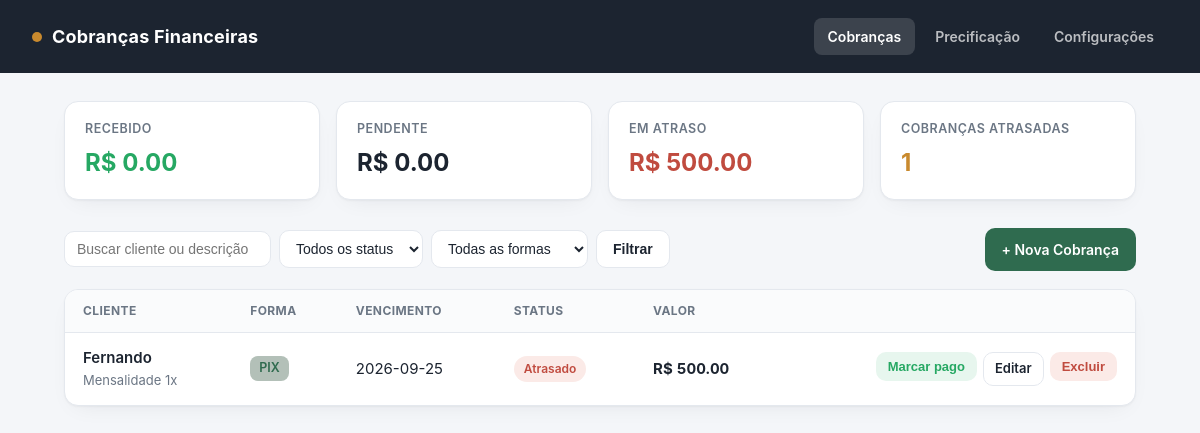
Before: / with the older database file.
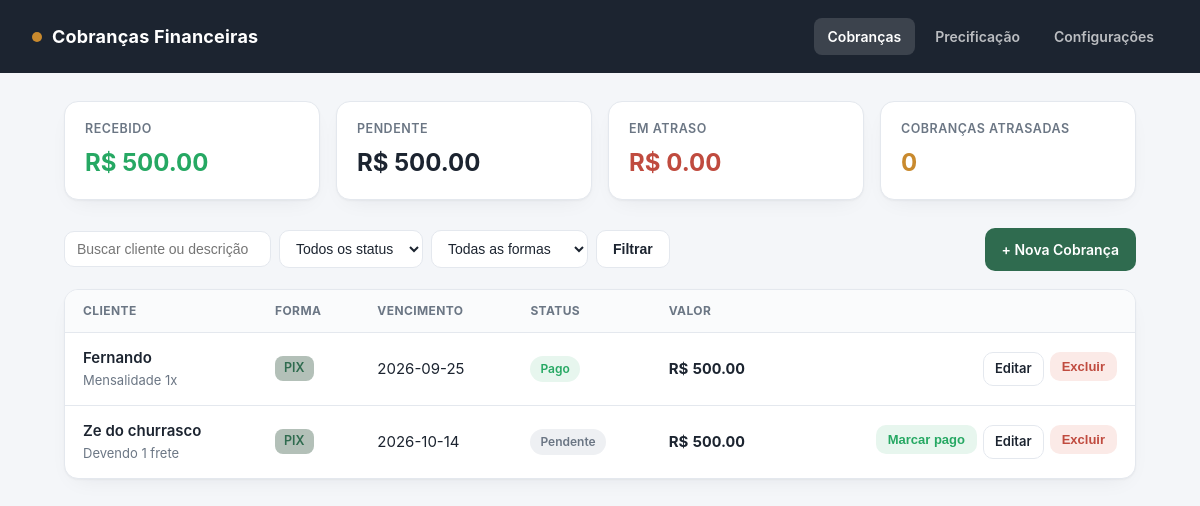
After: the same page with the newer database file.
### tables this page shows
CREATE TABLE cobrancas (
            id INTEGER PRIMARY KEY AUTOINCREMENT,
            cliente TEXT NOT NULL,
            descricao TEXT NOT NULL,
            valor REAL NOT NULL,
            forma_pagamento TEXT NOT NULL,
            status TEXT NOT NULL DEFAULT 'pendente',
            data_vencimento TEXT NOT NULL,
            data_pagamento TEXT,
            observacoes TEXT
        );

### app.py (the view)
@app.route("/")
def index():
    conn = get_db()
    _atualizar_atrasadas(conn)
    filtro_status = request.args.get("status", "")
    filtro_forma = request.args.get("forma", "")
    busca = request.args.get("busca", "").strip()
    query = "SELECT * FROM cobrancas WHERE 1=1"
    params = []
    if filtro_status in STATUS_OPCOES:
        query += " AND status = ?"
        params.append(filtro_status)
    if filtro_forma in FORMAS_PAGAMENTO:
        query += " AND forma_pagamento = ?"
        params.append(filtro_forma)
    if busca:
        query += " AND (cliente LIKE ? OR descricao LIKE ?)"
        params.extend([f"%{busca}%", f"%{busca}%"])
    query += " ORDER BY data_vencimento ASC, id DESC"
    cobrancas = conn.execute(query, params).fetchall()
    resumo = {
        "recebido": conn.execute("SELECT COALESCE(SUM(valor),0) FROM cobrancas WHERE status='pago'").fetchone()[0],
        "pendente": conn.execute("SELECT COALESCE(SUM(valor),0) FROM cobrancas WHERE status='pendente'").fetchone()[0],
        "atrasado": conn.execute("SELECT COALESCE(SUM(valor),0) FROM cobrancas WHERE status='atrasado'").fetchone()[0],
        "qtd_atrasado": conn.execute("SELECT COUNT(*) FROM cobrancas WHERE status='atrasado'").fetchone()[0],
    }
    conn.close()
    return render_template(
        "index.html",
        cobrancas=cobrancas,
        resumo=resumo,
        formas=FORMAS_PAGAMENTO,
        status_opcoes=STATUS_OPCOES,
        filtro_status=filtro_status,
        filtro_forma=filtro_forma,
        busca=busca,
    )

### app.py (called while the page is built)
def get_db():
    conn = sqlite3.connect(DB_PATH)
    conn.row_factory = sqlite3.Row
    conn.execute("PRAGMA foreign_keys = ON")
    return conn

def _atualizar_atrasadas(conn):
    hoje = date.today().isoformat()
    conn.execute(
        "UPDATE cobrancas SET status = 'atrasado' WHERE status = 'pendente' AND data_vencimento < ?",
        (hoje,),
    )
    conn.commit()

### templates/index.html (shortened to what this page needs)
{% extends "base.html" %}
{% block content %}
<div class="cards">
    <div class="stat recebido">
        <div class="label">Recebido</div>
        <div class="value">R$ {{ "%.2f"|format(resumo.recebido) }}</div>
    </div>
    <div class="stat pendente">
        <div class="label">Pendente</div>
        <div class="value">R$ {{ "%.2f"|format(resumo.pendente) }}</div>
    </div>
    <div class="stat atrasado">
        <div class="label">Em atraso</div>
        <div class="value">R$ {{ "%.2f"|format(resumo.atrasado) }}</div>
    </div>
    <div class="stat qtd">
        <div class="label">Cobranças atrasadas</div>
        <div class="value">{{ resumo.qtd_atrasado }}</div>
    </div>
</div>
<div class="toolbar">
    <form class="filters" method="get">
        <input type="text" name="busca" placeholder="Buscar cliente ou descrição" value="{{ busca }}">
        <select name="status" onchange="this.form.submit()">
            <option value="">Todos os status</option>
        </select>
        <select name="forma" onchange="this.form.submit()">
            <option value="">Todas as formas</option>
        </select>
        <button type="submit" class="btn btn-secondary">Filtrar</button>
    </form>
    <a href="{{ url_for('nova') }}" class="btn btn-primary">+ Nova Cobrança</a>
</div>
<div class="table-card">
    {% if cobrancas %}
    <table>
        <thead>
            <tr>
                <th>Cliente</th>
                <th>Forma</th>
                <th>Vencimento</th>
                <th>Status</th>
                <th>Valor</th>
                <th></th>
            </tr>
        </thead>
        <tbody>
            {% for c in cobrancas %}
            <tr>
                <td>
                    <div class="cliente-nome">{{ c["cliente"] }}</div>
                    <div class="cliente-desc">{{ c["descricao"] }}</div>
                </td>
                <td><span class="pill-forma">{{ c["forma_pagamento"] }}</span></td>
                <td>{{ c["data_vencimento"] }}</td>
                <td><span class="badge badge-{{ c['status'] }}">{{ c["status"]|capitalize }}</span></td>
                <td class="valor">R$ {{ "%.2f"|format(c["valor"]) }}</td>
                <td>
                    <div class="row-actions">
                        {% if c["status"] in ("pendente", "atrasado") %}
                        <form action="{{ url_for('marcar_pago', id=c['id']) }}" method="post">
                            <button type="submit" class="btn btn-success btn-sm">Marcar pago</button>
                        </form>
                        {% endif %}
                        <a href="{{ url_for('editar', id=c['id']) }}" class="btn btn-secondary btn-sm">Editar</a>
                        <form action="{{ url_for('excluir', id=c['id']) }}" method="post"
                              onsubmit="return confirm('Excluir esta cobrança?');">
                            <button type="submit" class="btn btn-danger btn-sm">Excluir</button>
                        </form>
                    </div>
                </td>
            </tr>
            {% endfor %}
        </tbody>
    </table>
    {% else %}
    <div class="empty-state">Nenhuma cobrança encontrada.</div>
    {% endif %}
</div>
{% endblock %}

### templates/base.html (shortened to what this page needs)
<!DOCTYPE html>
<html lang="pt-BR">
<head>
    <link rel="stylesheet" href="{{ url_for('static', filename='style.css') }}">
</head>
<body>
    <div class="topbar">
        <a class="brand" href="{{ url_for('index') }}">
            <span class="dot"></span> Cobranças Financeiras
        </a>
        <nav class="nav-links">
            <a href="{{ url_for('index') }}" class="{{ 'active' if request.endpoint == 'index' else '' }}">Cobranças</a>
            <a href="{{ url_for('servicos') }}" class="{{ 'active' if request.endpoint and request.endpoint.startswith('servico') else '' }}">Precificação</a>
            <a href="{{ url_for('configuracoes') }}" class="{{ 'active' if request.endpoint == 'configuracoes' else '' }}">Configurações</a>
        </nav>
    </div>
    <div class="wrap">
        {% block content %}{% endblock %}
    </div>
</body>
</html>

### static/style.css (style rules this page uses)
:root { --bg: #f4f6f9; --surface: #ffffff; --ink: #1c2430; --muted: #6b7684; --border: #e4e8ee; --brand: #2f6b4f; --brand-light: #b3c0b8; --accent: #c98a2e; --success: #26a863; --success-bg: #e7f6ee; --warning: #c9832e; --warning-bg: #fbf1e3; --danger: #c04b3f; --danger-bg: #fbeae7; --neutral: #6b7684; --neutral-bg: #eef0f3; --radius: 14px; --shadow: 0 1px 2px rgba(20, 25, 35, 0.04), 0 8px 24px -12px rgba(20, 25, 35, 0.10); }
* { box-sizing: border-box; }
body { margin: 0; background: var(--bg); color: var(--ink); font-family: -apple-system, "Segoe UI", Roboto, "Helvetica Neue", Arial, sans-serif; font-size: 15px; line-height: 1.5; }
a { color: inherit; text-decoration: none; }
.topbar { background: var(--ink); color: #fff; padding: 18px 32px; display: flex; align-items: center; justify-content: space-between; }
.topbar .brand { display: flex; align-items: center; gap: 10px; font-weight: 700; font-size: 18px; letter-spacing: 0.2px; }
.topbar .brand .dot { width: 10px; height: 10px; border-radius: 50%; background: var(--accent); }
.nav-links { display: flex; gap: 6px; }
.nav-links a { color: rgba(255,255,255,0.7); font-size: 14px; font-weight: 600; padding: 8px 14px; border-radius: 8px; }
.nav-links a.active { color: #fff; background: rgba(255,255,255,0.14); }
.wrap { max-width: 1120px; margin: 0 auto; padding: 28px 24px 60px; }
.cards { display: grid; grid-template-columns: repeat(4, 1fr); gap: 16px; margin-bottom: 28px; }
.stat { background: var(--surface); border: 1px solid var(--border); border-radius: var(--radius); padding: 18px 20px; box-shadow: var(--shadow); }
.stat .label { font-size: 12.5px; color: var(--muted); text-transform: uppercase; letter-spacing: 0.5px; font-weight: 600; }
.stat .value { font-size: 24px; font-weight: 700; margin-top: 6px; }
.stat.recebido .value { color: var(--success); }
.stat.pendente .value { color: var(--ink); }
.stat.atrasado .value { color: var(--danger); }
.stat.qtd .value { color: var(--accent); }
.toolbar { display: flex; align-items: center; justify-content: space-between; gap: 16px; flex-wrap: wrap; margin-bottom: 18px; }
.filters { display: flex; gap: 8px; flex-wrap: wrap; align-items: center; }
.filters select, .filters input[type="text"] { border: 1px solid var(--border); border-radius: 10px; padding: 9px 12px; font-size: 14px; background: var(--surface); color: var(--ink); }
.btn { display: inline-flex; align-items: center; gap: 6px; border: 1px solid transparent; border-radius: 10px; padding: 10px 16px; font-size: 14px; font-weight: 600; cursor: pointer; transition: filter 0.15s ease; }
.btn-primary { background: var(--brand); color: #fff; }
.btn-secondary { background: var(--surface); color: var(--ink); border-color: var(--border); }
.btn-danger { background: var(--danger-bg); color: var(--danger); }
.btn-success { background: var(--success-bg); color: var(--success); }
.btn-sm { padding: 6px 11px; font-size: 13px; }
.table-card { background: var(--surface); border: 1px solid var(--border); border-radius: var(--radius); box-shadow: var(--shadow); overflow: hidden; }
table { width: 100%; border-collapse: collapse; }
thead th { text-align: left; font-size: 12px; text-transform: uppercase; letter-spacing: 0.4px; color: var(--muted); background: #fafbfc; padding: 12px 18px; border-bottom: 1px solid var(--border); }
tbody td { padding: 14px 18px; border-bottom: 1px solid var(--border); vertical-align: middle; }
tbody tr:last-child td { border-bottom: none; }
.cliente-nome { font-weight: 600; }
.cliente-desc { color: var(--muted); font-size: 13px; margin-top: 2px; }
.valor { font-weight: 700; font-variant-numeric: tabular-nums; }
.badge { display: inline-block; padding: 4px 10px; border-radius: 999px; font-size: 12px; font-weight: 600; }
.badge-pago { background: var(--success-bg); color: var(--success); }
.badge-pendente { background: var(--neutral-bg); color: var(--neutral); }
.pill-forma { display: inline-block; padding: 3px 9px; border-radius: 8px; background: var(--brand-light); color: var(--brand); font-size: 12.5px; font-weight: 600; }
.row-actions { display: flex; gap: 6px; justify-content: flex-end; }

Changed rows visible on the page:
changed cobrancas "Fernando": status "Atrasado" → "Pago"; no longer shows "Marcar pago"
added cobrancas: cliente "Ze do churrasco", descricao "Devendo 1 frete", forma_pagamento "PIX", data_vencimento "2026-10-14", status "Pendente", valor "500.00"
Other visible differences:
{{ "%.2f"|format(resumo.recebido) }}: "0.00" → "500.00"
{{ "%.2f"|format(resumo.pendente) }}: "0.00" → "500.00"
{{ "%.2f"|format(resumo.atrasado) }}: "500.00" → "0.00"
{{ resumo.qtd_atrasado }}: "1" → "0"
